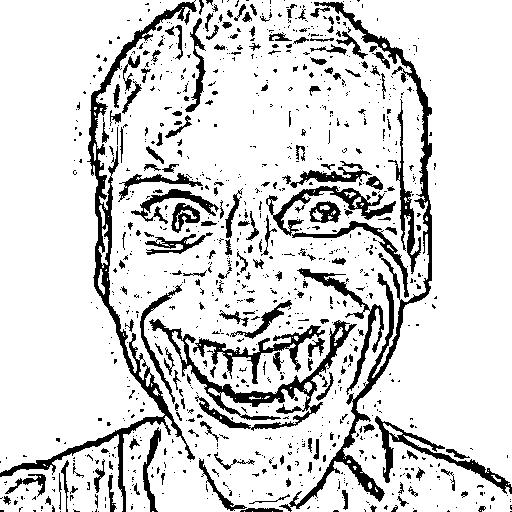
#> input picture BWImages/6462365180.jpg, 512 x 512 px
$ python -i image_edit.py   (imports and definitions only)
#> lines starting #> are read from the running program, lines starting #| are printed output that depends on the picture; after the words box and inside, x2 and y2 are one past the last pixel; in counts of white or black regions, pixels touching at a corner belong together
#> in ImageToBWEdgeDetect, img is the input picture: PIL image 512x512 RGB; min 0, max 255, mean 215
from PIL import Image, ImageFont, ImageDraw
from cv2 import cv2
import numpy
import ascii_art

import tempfile

Fonts = {
    "FranklinGothic":"Fonts/FranklinGothic.ttf",
    "FrontPageNeue":"Fonts/FrontPageNeue.otf",
    "ModernDOS8x14":"Fonts/ModernDOS8x14.ttf",
    "Square":"Fonts/Square.ttf",
    "Squareo":"Fonts/Squareo.ttf",
    "Symtext":"Fonts/Symtext.ttf",
}

def GetImageResize(img, desired_width, max_height = None, max_ratio = None):
    # Load image:
#> called with desired_width = 512, max_ratio = 1.5
    img_class = img.__class__.__name__
#> img_class = 'JpegImageFile'
    if img_class == "str":
        img = Image.open(img)
    elif img_class == None:
        print("Invalid image format")
        return None

    size_ratio = float(img.size[1]) / img.size[0]
#> size_ratio = 1
    fit_height = int(size_ratio * desired_width)
#> fit_height = 512
    if max_height != None:
        fit_height = min(fit_height, max_height)
    elif max_ratio != None:
        max_height = int(desired_width * max_ratio)
        fit_height = min(max_height, fit_height)
    fit_width = int(fit_height / size_ratio)
#> fit_width = 512
    #if size_ratio < 0:
    #    fit_width = desired_width
    return (fit_width, fit_height)

def GetFont(font = "FranklinGothic", size = 20):
    if font in Fonts:
        return ImageFont.truetype(Fonts[font], size)
    else:
        print("Undefined font")
        return ImageFont.truetype("FranklinGothic", size)

def ToASCIIArt(img, character_map = ascii_art.DEFAULT_CHARACTER_MAP):
    txt = ascii_art.GenerateASCIIArt(img = img, character_map = character_map, max_width = 300, max_ratio = 1.5, output = "text", stretch_fix = 0.6)
    loaded_font = GetFont(font = "ModernDOS8x14", size = 24)
    pixel_size = loaded_font.getsize_multiline(txt)
    img = Image.new("L", pixel_size, "WHITE")
    draw = ImageDraw.Draw(img)
    draw.fontmode = "L"
    draw.text(xy = (0, 0), text = txt, fill = (0), font = loaded_font) # , anchor = "lt"
    return img

def ImageToBW(img):
    # Load image:
    img_class = img.__class__.__name__
    if img_class == "str":
        img = Image.open(img)
    elif img_class == None:
        print("Invalid image format")
        return None
    # Adding white background to trasnaprent images:
    working_size = GetImageResize(img, 512, max_ratio = 1.5)
    img = img.resize(working_size)
    img = img.convert("RGBA")
    white_bg = Image.new("RGB", img.size, "WHITE")
    white_bg.paste(img, (0, 0), img)
    img = white_bg.convert("RGB")

    img = img.quantize(colors = 2, method = Image.MAXCOVERAGE)
    img = img.convert(mode = "1", dither = Image.NONE)
    return img

def ImageToBWEdgeDetect(img):
    # Load image:
    img_class = img.__class__.__name__
    if img_class == "str":
        img = Image.open(img)
    elif img_class == None:
        print("Invalid image format")
        return None
    # Adding white background to trasnaprent images:
    working_size = GetImageResize(img, 512, max_ratio = 1.5)
#> working_size = (512, 512)
    img = img.resize(working_size)
    img = img.convert("RGBA")
#> img: PIL image 512x512 RGBA
    white_bg = Image.new("RGB", img.size, "WHITE")
#> white_bg: PIL image 512x512 RGB; every value is 255
    white_bg.paste(img, (0, 0), img)
    img = white_bg.convert("RGB")
    # Usin OpenCV to find edges:
    # img = cv2.imread(img, 0)
    img = cv2.cvtColor(numpy.array(img), cv2.COLOR_RGB2GRAY)
#> img: shape (512, 512)
    img = cv2.resize(img, working_size, interpolation = cv2.INTER_LINEAR)

    img = cv2.medianBlur(img, 5)
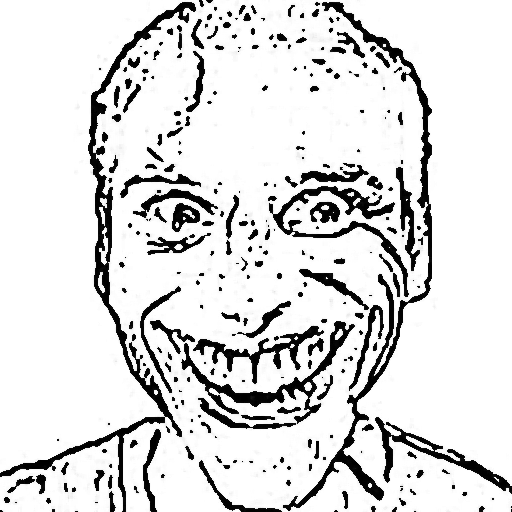
#> img: shape (512, 512); min 0, max 255, mean 221.8
    img = cv2.adaptiveThreshold(img, 255, cv2.ADAPTIVE_THRESH_GAUSSIAN_C, cv2.THRESH_BINARY, 11, 2)
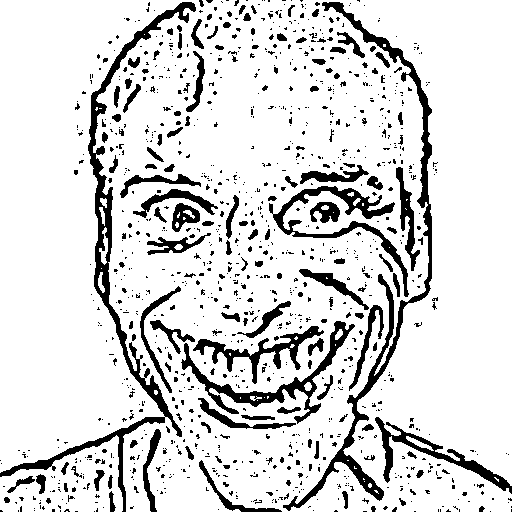
#> img: shape (512, 512); 85.6% white; 1134 black regions (982 under 20 px), largest, box (x1, y1, x2, y2) and area: (0, 2, 196, 512) 5635, (283, 2, 432, 511) 4863, (181, 321, 355, 424) 2378
    img = cv2.cvtColor(img, cv2.COLOR_BGR2RGB)
    img = Image.fromarray(img)

    # [8 lines of commented-out code are left out]
    return img

# img = ImageToBWEdgeDetect("RobloxImages/5918162200.jpg")
# img.save("grayscale_test.png")

>>> result = ImageToBWEdgeDetect('BWImages/6462365180.jpg')
